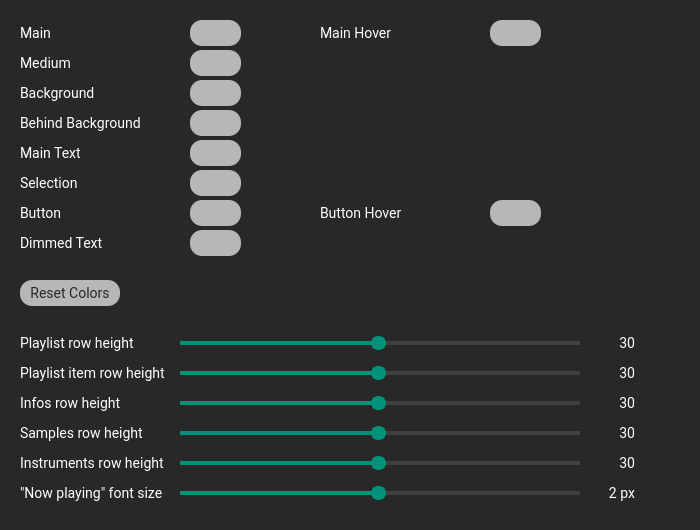
   <widget class="QWidget" name="scrollAreaWidgetContentsAppearance">
    <property name="geometry">
     <rect>
      <x>0</x>
      <y>0</y>
      <width>700</width>
      <height>530</height>
     </rect>
    </property>
    <property name="sizePolicy">
     <sizepolicy hsizetype="Preferred" vsizetype="Fixed">
      <horstretch>0</horstretch>
      <verstretch>0</verstretch>
     </sizepolicy>
    </property>
    <property name="minimumSize">
     <size>
      <width>0</width>
      <height>530</height>
     </size>
    </property>
    <property name="maximumSize">
     <size>
      <width>16777215</width>
      <height>440</height>
     </size>
    </property>
    <property name="styleSheet">
     <string notr="true">
QWidget
{
border-color:#ff2828;
selection-background-color: #333333/*selection*/;
selection-color: #ffffff/*main text*/;
font-family:Roboto;
font-size:14px;
background-color:#282828/*background*/;
color:#ffffff/*main text*/;
}
QTextEdit {
    border: 1px solid;
	border-color:#009379/*main*/; 
    border-radius: 3px;
    padding: 1px 18px 1px 3px;
    min-width: 6em;
}

QSlider::groove:horizontal { 
	background-color: #404040/*medium*/;
	height: 4px; 
	border-radius: 4px;
}
QSlider::handle:horizontal { 
	background-color: #009379/*main*/; 
	border: 2px solid #009379/*main*/; 
	width: 11px; 
	height: 20px; 
	line-height: 20px; 
	margin-top: -5px; 
	margin-bottom: -5px; 
	border-radius: 7px; 
}
QSlider::handle:horizontal:hover { 
	background-color: #00c09e/*main hover*/; 
	border: 2px solid #00c09e/*main hover*/; 
}

QSlider::sub-page:horizontal {
background-color:#009379/*main*/; 
}
QComboBox {
    border: 1px solid;
	border-color: #009379/*main*/; 
    border-radius: 3px;
    padding: 1px 18px 1px 3px;
}

QComboBox:editable {
    background: #333;
}

QComboBox:!editable, QComboBox::drop-down:editable {
     background: ;
}

/* QComboBox gets the &quot;on&quot; state when the popup is open */
QComboBox:!editable:on, QComboBox::drop-down:editable:on {
    background: qlineargradient(x1: 0, y1: 0, x2: 0, y2: 1,
                                stop: 0 #D3D3D3, stop: 0.4 #D8D8D8,
                                stop: 0.5 #DDDDDD, stop: 1.0 #E1E1E1);
}

QComboBox:on { /* shift the text when the popup opens */
    padding-top: 3px;
    padding-left: 4px;
}

QComboBox::drop-down {
    subcontrol-origin: padding;
    subcontrol-position: top right;
    width: 15px;

    border-left-width: 1px;
    border-left-color: #009379/*main*/; 
    border-left-style: solid; /* just a single line */
    border-top-right-radius: 3px; /* same radius as the QComboBox */
    border-bottom-right-radius: 3px;
}
QComboBox QAbstractItemView {
    border: 1px solid;
	border-color: #009379/*main*/; 
    background-color:#282828/*background*/;
	outline:none;
}

QComboBox::down-arrow:on { /* shift the arrow when popup is open */
    top: 1px;
    left: 1px;
}

QLineEdit {
    border: 1px solid;
	border-color:#009379/*main*/; 
    border-radius: 3px;
    padding: 1px 18px 1px 3px;
    min-width: 6em;
}

QWidget:disabled
{
color:#404040/*medium*/;

}
QPushButton
{
font-family:roboto;
background-color: #b7b7b7/*button*/;
border-radius: 12px;
padding:4px;
font-size:14px;
color:#282828/*background*/;
}
QPushButton:hover
{
background-color: #ffffff/*button hover*/;
}
QSlider::handle:disabled {
	background-color: #404040/*medium*/;
	border: 2px solid #404040/*medium*/;
}
QSlider::sub-page:horizontal:disabled {
background-color:#404040/*medium*/;
}
QComboBox:disabled {
    border: 1px solid #404040/*medium*/;

}
QComboBox::drop-down:disabled {

    border-left-color: #404040/*medium*/;

}
     </string>
    </property>
    <widget class="QLabel" name="labelAppearanceMainColor">
     <property name="geometry">
      <rect>
       <x>20</x>
       <y>20</y>
       <width>151</width>
       <height>26</height>
      </rect>
     </property>
     <property name="text">
      <string>Main</string>
     </property>
    </widget>
    <widget class="QPushButton" name="buttonAppearanceMainColor">
     <property name="geometry">
      <rect>
       <x>190</x>
       <y>20</y>
       <width>51</width>
       <height>26</height>
      </rect>
     </property>
     <property name="text">
      <string/>
     </property>
     <property name="autoDefault">
      <bool>false</bool>
     </property>
     <property name="flat">
      <bool>false</bool>
     </property>
    </widget>
    <widget class="QLabel" name="labelAppearanceMainHoverColor">
     <property name="geometry">
      <rect>
       <x>320</x>
       <y>20</y>
       <width>111</width>
       <height>26</height>
      </rect>
     </property>
     <property name="text">
      <string>Main Hover</string>
     </property>
    </widget>
    <widget class="QPushButton" name="buttonAppearanceMainHoverColor">
     <property name="geometry">
      <rect>
       <x>490</x>
       <y>20</y>
       <width>51</width>
       <height>26</height>
      </rect>
     </property>
     <property name="text">
      <string/>
     </property>
     <property name="autoDefault">
      <bool>false</bool>
     </property>
    </widget>
    <widget class="QLabel" name="labelAppearanceMediumColor">
     <property name="geometry">
      <rect>
       <x>20</x>
       <y>50</y>
       <width>151</width>
       <height>26</height>
      </rect>
     </property>
     <property name="text">
      <string>Medium</string>
     </property>
    </widget>
    <widget class="QPushButton" name="buttonAppearanceMediumColor">
     <property name="geometry">
      <rect>
       <x>190</x>
       <y>50</y>
       <width>51</width>
       <height>26</height>
      </rect>
     </property>
     <property name="text">
      <string/>
     </property>
     <property name="autoDefault">
      <bool>false</bool>
     </property>
     <property name="flat">
      <bool>false</bool>
     </property>
    </widget>
    <widget class="QLabel" name="labelAppearanceBackgroundColor">
     <property name="geometry">
      <rect>
       <x>20</x>
       <y>80</y>
       <width>141</width>
       <height>26</height>
      </rect>
     </property>
     <property name="text">
      <string>Background</string>
     </property>
    </widget>
    <widget class="QPushButton" name="buttonAppearanceBackgroundColor">
     <property name="geometry">
      <rect>
       <x>190</x>
       <y>80</y>
       <width>51</width>
       <height>26</height>
      </rect>
     </property>
     <property name="text">
      <string/>
     </property>
     <property name="autoDefault">
      <bool>false</bool>
     </property>
     <property name="flat">
      <bool>false</bool>
     </property>
    </widget>
    <widget class="QLabel" name="labelAppearanceBehindBackgroundColor">
     <property name="geometry">
      <rect>
       <x>20</x>
       <y>110</y>
       <width>141</width>
       <height>26</height>
      </rect>
     </property>
     <property name="text">
      <string>Behind Background</string>
     </property>
    </widget>
    <widget class="QPushButton" name="buttonAppearanceBehindBackgroundColor">
     <property name="geometry">
      <rect>
       <x>190</x>
       <y>110</y>
       <width>51</width>
       <height>26</height>
      </rect>
     </property>
     <property name="text">
      <string/>
     </property>
     <property name="autoDefault">
      <bool>false</bool>
     </property>
     <property name="flat">
      <bool>false</bool>
     </property>
    </widget>
    <widget class="QLabel" name="labelAppearanceMainTextColor">
     <property name="geometry">
      <rect>
       <x>20</x>
       <y>140</y>
       <width>141</width>
       <height>26</height>
      </rect>
     </property>
     <property name="text">
      <string>Main Text</string>
     </property>
    </widget>
    <widget class="QPushButton" name="buttonAppearanceMainTextColor">
     <property name="geometry">
      <rect>
       <x>190</x>
       <y>140</y>
       <width>51</width>
       <height>26</height>
      </rect>
     </property>
     <property name="text">
      <string/>
     </property>
     <property name="autoDefault">
      <bool>false</bool>
     </property>
     <property name="flat">
      <bool>false</bool>
     </property>
    </widget>
    <widget class="QLabel" name="labelAppearanceSelectionColor">
     <property name="geometry">
      <rect>
       <x>20</x>
       <y>170</y>
       <width>141</width>
       <height>26</height>
      </rect>
     </property>
     <property name="text">
      <string>Selection</string>
     </property>
    </widget>
    <widget class="QPushButton" name="buttonAppearanceSelectionColor">
     <property name="geometry">
      <rect>
       <x>190</x>
       <y>170</y>
       <width>51</width>
       <height>26</height>
      </rect>
     </property>
     <property name="text">
      <string/>
     </property>
     <property name="autoDefault">
      <bool>false</bool>
     </property>
    </widget>
    <widget class="QLabel" name="labelAppearanceButtonColor">
     <property name="geometry">
      <rect>
       <x>20</x>
       <y>200</y>
       <width>141</width>
       <height>26</height>
      </rect>
     </property>
     <property name="text">
      <string>Button</string>
     </property>
    </widget>
    <widget class="QPushButton" name="buttonAppearanceButtonColor">
     <property name="geometry">
      <rect>
       <x>190</x>
       <y>200</y>
       <width>51</width>
       <height>26</height>
      </rect>
     </property>
     <property name="text">
      <string/>
     </property>
     <property name="autoDefault">
      <bool>false</bool>
     </property>
     <property name="flat">
      <bool>false</bool>
     </property>
    </widget>
    <widget class="QLabel" name="labelAppearanceButtonHoverColor">
     <property name="geometry">
      <rect>
       <x>320</x>
       <y>200</y>
       <width>121</width>
       <height>26</height>
      </rect>
     </property>
     <property name="text">
      <string>Button Hover</string>
     </property>
    </widget>
    <widget class="QPushButton" name="buttonAppearanceButtonHoverColor">
     <property name="geometry">
      <rect>
       <x>490</x>
       <y>200</y>
       <width>51</width>
       <height>26</height>
      </rect>
     </property>
     <property name="text">
      <string/>
     </property>
     <property name="autoDefault">
      <bool>false</bool>
     </property>
     <property name="flat">
      <bool>false</bool>
     </property>
    </widget>
    <widget class="QLabel" name="labelAppearanceDimmedTextColor">
     <property name="geometry">
      <rect>
       <x>20</x>
       <y>230</y>
       <width>141</width>
       <height>26</height>
      </rect>
     </property>
     <property name="text">
      <string>Dimmed Text</string>
     </property>
    </widget>
    <widget class="QPushButton" name="buttonAppearanceDimmedTextColor">
     <property name="geometry">
      <rect>
       <x>190</x>
       <y>230</y>
       <width>51</width>
       <height>26</height>
      </rect>
     </property>
     <property name="text">
      <string/>
     </property>
     <property name="autoDefault">
      <bool>false</bool>
     </property>
     <property name="flat">
      <bool>false</bool>
     </property>
    </widget>
    <widget class="QPushButton" name="buttonAppearanceResetColors">
     <property name="geometry">
      <rect>
       <x>20</x>
       <y>280</y>
       <width>100</width>
       <height>26</height>
      </rect>
     </property>
     <property name="styleSheet">
      <string notr="true"/>
     </property>
     <property name="text">
      <string>Reset Colors</string>
     </property>
    </widget>
    <widget class="QLabel" name="labelAppearancePlaylistRowHeight">
     <property name="geometry">
      <rect>
       <x>20</x>
       <y>330</y>
       <width>151</width>
       <height>26</height>
      </rect>
     </property>
     <property name="text">
      <string>Playlist row height</string>
     </property>
    </widget>
    <widget class="QSlider" name="sliderAppearancePlaylistRowHeight">
     <property name="geometry">
      <rect>
       <x>180</x>
       <y>330</y>
       <width>400</width>
       <height>26</height>
      </rect>
     </property>
     <property name="minimum">
      <number>1</number>
     </property>
     <property name="maximum">
      <number>100</number>
     </property>
     <property name="value">
      <number>50</number>
     </property>
     <property name="sliderPosition">
      <number>50</number>
     </property>
     <property name="orientation">
      <enum>Qt::Orientation::Horizontal</enum>
     </property>
    </widget>
    <widget class="QLabel" name="labelAppearancePlaylistRowHeightValue">
     <property name="geometry">
      <rect>
       <x>590</x>
       <y>330</y>
       <width>45</width>
       <height>26</height>
      </rect>
     </property>
     <property name="text">
      <string>30</string>
     </property>
     <property name="alignment">
      <set>Qt::AlignmentFlag::AlignRight|Qt::AlignmentFlag::AlignTrailing|Qt::AlignmentFlag::AlignVCenter</set>
     </property>
    </widget>
    <widget class="QLabel" name="labelAppearancePlaylistItemRowHeight">
     <property name="geometry">
      <rect>
       <x>20</x>
       <y>360</y>
       <width>151</width>
       <height>26</height>
      </rect>
     </property>
     <property name="text">
      <string>Playlist item row height</string>
     </property>
    </widget>
    <widget class="QSlider" name="sliderAppearancePlaylistItemRowHeight">
     <property name="geometry">
      <rect>
       <x>180</x>
       <y>360</y>
       <width>400</width>
       <height>26</height>
      </rect>
     </property>
     <property name="minimum">
      <number>1</number>
     </property>
     <property name="maximum">
      <number>100</number>
     </property>
     <property name="value">
      <number>50</number>
     </property>
     <property name="orientation">
      <enum>Qt::Orientation::Horizontal</enum>
     </property>
    </widget>
    <widget class="QLabel" name="labelAppearancePlaylistItemRowHeightValue">
     <property name="geometry">
      <rect>
       <x>590</x>
       <y>360</y>
       <width>45</width>
       <height>26</height>
      </rect>
     </property>
     <property name="text">
      <string>30</string>
     </property>
     <property name="alignment">
      <set>Qt::AlignmentFlag::AlignRight|Qt::AlignmentFlag::AlignTrailing|Qt::AlignmentFlag::AlignVCenter</set>
     </property>
    </widget>
    <widget class="QLabel" name="labelAppearanceInfoRowHeight">
     <property name="geometry">
      <rect>
       <x>20</x>
       <y>390</y>
       <width>151</width>
       <height>26</height>
      </rect>
     </property>
     <property name="text">
      <string>Infos row height</string>
     </property>
    </widget>
    <widget class="QSlider" name="sliderAppearanceInfoRowHeight">
     <property name="geometry">
      <rect>
       <x>180</x>
       <y>390</y>
       <width>400</width>
       <height>26</height>
      </rect>
     </property>
     <property name="minimum">
      <number>1</number>
     </property>
     <property name="maximum">
      <number>100</number>
     </property>
     <property name="value">
      <number>50</number>
     </property>
     <property name="orientation">
      <enum>Qt::Orientation::Horizontal</enum>
     </property>
    </widget>
    <widget class="QLabel" name="labelAppearanceInfoRowHeightValue">
     <property name="geometry">
      <rect>
       <x>590</x>
       <y>390</y>
       <width>45</width>
       <height>26</height>
      </rect>
     </property>
     <property name="text">
      <string>30</string>
     </property>
     <property name="alignment">
      <set>Qt::AlignmentFlag::AlignRight|Qt::AlignmentFlag::AlignTrailing|Qt::AlignmentFlag::AlignVCenter</set>
     </property>
    </widget>
    <widget class="QLabel" name="labelAppearanceSamplesRowHeight">
     <property name="geometry">
      <rect>
       <x>20</x>
       <y>420</y>
       <width>151</width>
       <height>26</height>
      </rect>
     </property>
     <property name="text">
      <string>Samples row height</string>
     </property>
    </widget>
    <widget class="QSlider" name="sliderAppearanceSamplesRowHeight">
     <property name="geometry">
      <rect>
       <x>180</x>
       <y>420</y>
       <width>400</width>
       <height>26</height>
      </rect>
     </property>
     <property name="minimum">
      <number>1</number>
     </property>
     <property name="maximum">
      <number>100</number>
     </property>
     <property name="value">
      <number>50</number>
     </property>
     <property name="orientation">
      <enum>Qt::Orientation::Horizontal</enum>
     </property>
    </widget>
    <widget class="QLabel" name="labelAppearanceSamplesRowHeightValue">
     <property name="geometry">
      <rect>
       <x>590</x>
       <y>420</y>
       <width>45</width>
       <height>26</height>
      </rect>
     </property>
     <property name="text">
      <string>30</string>
     </property>
     <property name="alignment">
      <set>Qt::AlignmentFlag::AlignRight|Qt::AlignmentFlag::AlignTrailing|Qt::AlignmentFlag::AlignVCenter</set>
     </property>
    </widget>
    <widget class="QLabel" name="labelAppearanceInstrumentsRowHeight">
     <property name="geometry">
      <rect>
       <x>20</x>
       <y>450</y>
       <width>151</width>
       <height>26</height>
      </rect>
     </property>
     <property name="text">
      <string>Instruments row height</string>
     </property>
    </widget>
    <widget class="QSlider" name="sliderAppearanceInstrumentsRowHeight">
     <property name="geometry">
      <rect>
       <x>180</x>
       <y>450</y>
       <width>400</width>
       <height>26</height>
      </rect>
     </property>
     <property name="minimum">
      <number>1</number>
     </property>
     <property name="maximum">
      <number>100</number>
     </property>
     <property name="value">
      <number>50</number>
     </property>
     <property name="orientation">
      <enum>Qt::Orientation::Horizontal</enum>
     </property>
    </widget>
    <widget class="QLabel" name="labelAppearanceInstrumentsRowHeightValue">
     <property name="geometry">
      <rect>
       <x>590</x>
       <y>450</y>
       <width>45</width>
       <height>26</height>
      </rect>
     </property>
     <property name="text">
      <string>30</string>
     </property>
     <property name="alignment">
      <set>Qt::AlignmentFlag::AlignRight|Qt::AlignmentFlag::AlignTrailing|Qt::AlignmentFlag::AlignVCenter</set>
     </property>
    </widget>
    <widget class="QLabel" name="labelAppearanceNowPlayingFontSize">
     <property name="geometry">
      <rect>
       <x>20</x>
       <y>480</y>
       <width>151</width>
       <height>26</height>
      </rect>
     </property>
     <property name="text">
      <string>&quot;Now playing&quot; font size</string>
     </property>
    </widget>
    <widget class="QSlider" name="sliderAppearanceNowPlayingFontSize">
     <property name="geometry">
      <rect>
       <x>180</x>
       <y>480</y>
       <width>400</width>
       <height>26</height>
      </rect>
     </property>
     <property name="minimum">
      <number>1</number>
     </property>
     <property name="maximum">
      <number>100</number>
     </property>
     <property name="value">
      <number>50</number>
     </property>
     <property name="sliderPosition">
      <number>50</number>
     </property>
     <property name="orientation">
      <enum>Qt::Orientation::Horizontal</enum>
     </property>
    </widget>
    <widget class="QLabel" name="labelAppearanceNowPlayingFontSizeValue">
     <property name="geometry">
      <rect>
       <x>590</x>
       <y>480</y>
       <width>45</width>
       <height>26</height>
      </rect>
     </property>
     <property name="text">
      <string>2 px</string>
     </property>
     <property name="alignment">
      <set>Qt::AlignmentFlag::AlignRight|Qt::AlignmentFlag::AlignTrailing|Qt::AlignmentFlag::AlignVCenter</set>
     </property>
    </widget>
   </widget>
